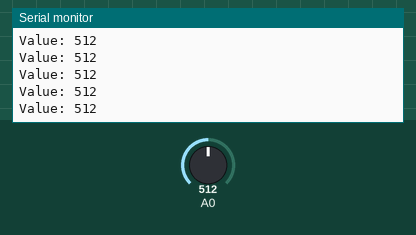
The sketch below on a simulated Arduino Uno, built with avr-gcc and run on an emulated ATmega328P. Parts: the last lines printed to the serial monitor. The test bench sets the inputs (shaded band); at power-on: A0 = 512.

Above: at 7.2 s.
7.3 s: A0 set to 105
At 8.0 s:
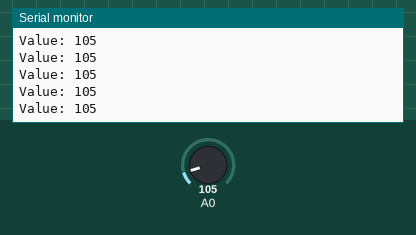
10.3 s: A0 set to 88
At 11.1 s:
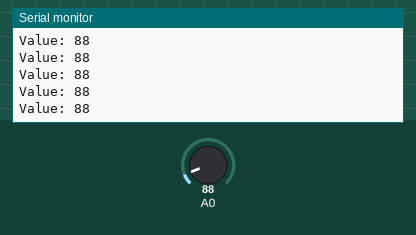
16.3 s: A0 set to 11
At 16.9 s:
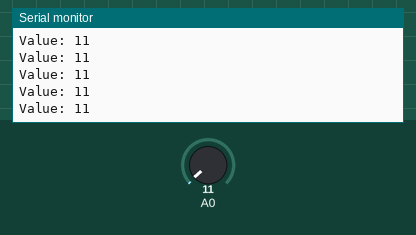
17.8 s: A0 set to 8
At 18.7 s:
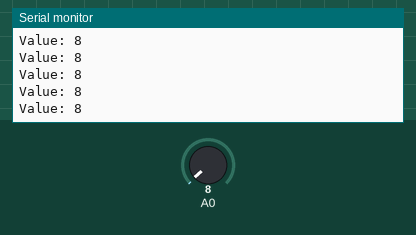
Timing chart, 0 to 20.8 s (numbered marks = the images above; inputs shaded):
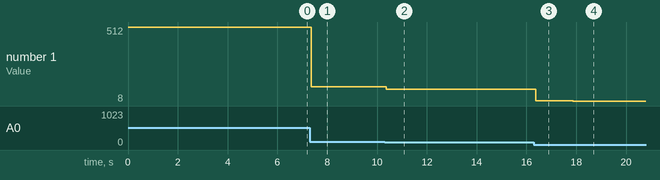

The sketch:

valuereader.ino
```cpp
void setup() {
  // put your setup code here, to run once:
pinMode (A0, INPUT);
Serial.begin(9600);
}

void loop() {
  // put your main code here, to run repeatedly:
 int value = analogRead(A0);
 Serial.print("Value: ");
 Serial.print(value);
 Serial.print("\n");
}
```

Measured:
- after the input at 7.3 s, the serial monitor: prints a new line after 0.07 s (image 1)
- after the input at 10.3 s, the serial monitor: prints a new line after 0.08 s (image 2)
- after the input at 16.3 s, the serial monitor: prints a new line after 0.08 s (image 3)
- after the input at 17.8 s, the serial monitor: prints a new line after 0.07 s (image 4)
- plotted number 1: 512 → 105 after the input at 7.3 s, 105 → 88 after the input at 10.3 s, 88 → 11 after the input at 16.3 s, 11 → 8 after the input at 17.8 s
